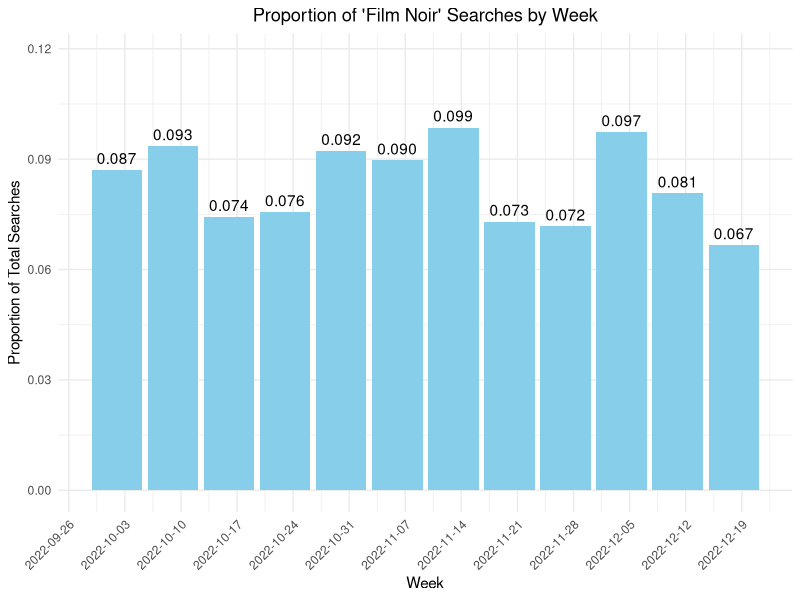
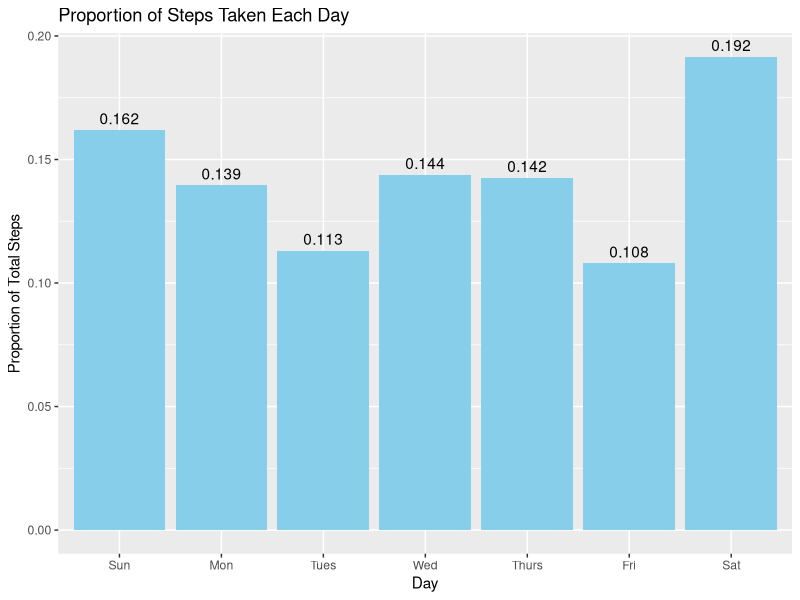

These figures' R source, in order:
## ---- chunk 1
film_noir_data <- data.frame(
  Week = as.Date(c("2022-10-02", "2022-10-09", "2022-10-16", "2022-10-23", 
                   "2022-10-30", "2022-11-06", "2022-11-13", "2022-11-20",
                   "2022-11-27", "2022-12-04", "2022-12-11", "2022-12-18")),
  Searches = c(68, 73, 58, 59, 72, 70, 77, 57, 56, 76, 63, 52)
)
## ---- chunk 2
#Now I will be calculating the 
#proportions with formatted strings
total_searches <- sum(film_noir_data$Searches)
film_noir_data$Proportion <- sprintf("%d/%d = %.4f", 
                                   film_noir_data$Searches, 
                                   total_searches,
                                   film_noir_data$Searches/total_searches)

film_noir_data
## ---- chunk 3
#Importing the necessary library
library(ggplot2)

# Creating the plot using the existing data frame
ggplot(film_noir_data, aes(x = Week, y = Searches/total_searches)) +
  geom_bar(stat = "identity", fill = "skyblue") +
  geom_text(aes(label = sprintf("%.3f", Searches/total_searches)), 
            vjust = -0.5) +
  labs(title = "Proportion of 'Film Noir' Searches by Week",
       y = "Proportion of Total Searches",
       x = "Week") +
  theme_minimal() +
  theme(
    axis.text.x = element_text(angle = 45, hjust = 1),
    plot.title = element_text(hjust = 0.5)
  ) +
  scale_x_date(date_labels = "%Y-%m-%d", date_breaks = "1 week") +
  ylim(0, max(film_noir_data$Searches/total_searches) * 1.2)

## ---- chunk 4
# Observed frequencies 
O_i <- c(68, 73, 58, 59, 72, 70, 77, 57, 56, 76, 63, 52) 
# Expected frequency 
E_i <- rep(781 / 12, 12) 
# Calculate Chi-Square statistic 
chi_squared <- sum((O_i - E_i)^2 / E_i) 
chi_squared
## ---- chunk 5
# Calculate G-Squared statistic 
G_squared <- 2 * sum(O_i * log(O_i / E_i)) 
G_squared
## ---- chunk 6
steps_data <- data.frame(
  Day = c("Sun", "Mon", "Tues", "Wed", "Thurs", "Fri", "Sat"),
  Steps = c(3358, 2894, 2346, 2981, 2956, 2239, 3974)
)
  # Calculate proportions
steps_data$Proportion <- steps_data$Steps / sum(steps_data$Steps)
steps_data
## ---- chunk 7
library(ggplot2)

# Providing data for steps_data
steps_data <- data.frame(
  Day = c("Sun", "Mon", "Tues", "Wed", "Thurs", "Fri", "Sat"),
  Steps = c(3358, 2894, 2346, 2981, 2956, 2239, 3974),
  Proportion = c(0.1618469, 0.1394833, 0.1130711, 0.1436765, 0.1424716, 0.1079140, 0.1915365)
)

# Ensure the days are in the correct order since
#ggplot does it alphabetically by default
steps_data$Day <- factor(steps_data$Day, levels = c("Sun", "Mon", "Tues", "Wed", "Thurs", "Fri", "Sat"))

# Plotting the graph
ggplot(steps_data, aes(x = Day, y = Proportion)) +
  geom_bar(stat = "identity", fill = "skyblue") +
  labs(title = "Proportion of Steps Taken Each Day", y = "Proportion of Total Steps") +
  geom_text(aes(label = round(Proportion, 3)), vjust = -0.5)
## ---- chunk 8
# Calculated MLE of p from before
p_hat <- steps_data$Proportion
print(round(p_hat, 4))

# Now calculating variance-covariance matrix
n_total <- sum(steps_data$Steps)
V_p <- matrix(0, 7, 7)

# Filling the diagonal elements
for(i in 1:7) {
  V_p[i,i] <- (p_hat[i] * (1 - p_hat[i])) / n_total
}

# Then filling off-diagonal elements
for(i in 1:7) {
  for(j in 1:7) {
    if(i != j) {
      V_p[i,j] <- -(p_hat[i] * p_hat[j]) / n_total
    }
  }
}

V_p
## ---- chunk 9
p_weekend <- p_hat[1] + p_hat[7]  # Sunday + Saturday
p_weekend
## ---- chunk 10
var_weekend <- V_p[1,1] + V_p[7,7] + 2*V_p[1,7]
var_weekend
## ---- chunk 11
# Observed steps from the table
steps <- c(3358, 2894, 2346, 2981, 2956, 2239, 3974)

# Expected steps (equal for each day based
#on the null hypothesis)
expected_steps <- rep(20748 / 7, 7)

# Calculating Chi-Square statistic
chi_squared <- sum((steps - expected_steps)^2 / expected_steps)
chi_squared
## ---- chunk 12
# Calculate G-Squared statistic
G_squared <- 2 * sum(steps * log(steps / expected_steps))
G_squared
## ---- chunk 13
# Creating the observed data as a matrix
observed_data <- matrix(c(173, 9879, 83, 9970), 
                        nrow = 2, 
                        byrow = TRUE, 
                        dimnames = list(Group = c("Placebo", "Aspirin"), 
                                        MI_Status = c("Yes (MI)", "No (No MI)")))

# Now adding a new column for row totals
observed_data_with_totals <- cbind(observed_data, Total = rowSums(observed_data))

# Now adding a new row for column totals
observed_data_with_totals <- rbind(observed_data_with_totals, 
                                   Total = colSums(observed_data_with_totals))
observed_data_with_totals
## ---- chunk 14
# Defining the observed counts
n11 <- 173
n12 <- 9879
n21 <- 83
n22 <- 9970

# Calculating the marginal totals
total_MI <- n11 + n21
total_no_MI <- n12 + n22
total_placebo <- n11 + n12
total_aspirin <- n21 + n22
grand_total <- n11 + n12 + n21 + n22

# Now calculating the expected counts
E11 <- (total_placebo * total_MI) / grand_total
E12 <- (total_placebo * total_no_MI) / grand_total
E21 <- (total_aspirin * total_MI) / grand_total
E22 <- (total_aspirin * total_no_MI) / grand_total

E11
E12
E21
E22
